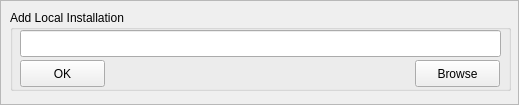
<?xml version="1.0" encoding="UTF-8"?>
<ui version="4.0">
 <class>ServerWindow_AddLocalInstallationDialog</class>
 <widget class="QFrame" name="ServerWindow_AddLocalInstallationDialog">
  <property name="geometry">
   <rect>
    <x>0</x>
    <y>0</y>
    <width>519</width>
    <height>105</height>
   </rect>
  </property>
  <property name="windowTitle">
   <string>Add Local Installation</string>
  </property>
  <property name="frameShape">
   <enum>QFrame::StyledPanel</enum>
  </property>
  <property name="frameShadow">
   <enum>QFrame::Raised</enum>
  </property>
  <widget class="QGroupBox" name="groupBox">
   <property name="geometry">
    <rect>
     <x>10</x>
     <y>10</y>
     <width>501</width>
     <height>81</height>
    </rect>
   </property>
   <property name="title">
    <string>Add Local Installation</string>
   </property>
   <widget class="QLineEdit" name="lineEditAddLocalInstallationPath">
    <property name="geometry">
     <rect>
      <x>10</x>
      <y>20</y>
      <width>481</width>
      <height>27</height>
     </rect>
    </property>
   </widget>
   <widget class="QPushButton" name="pushButtonAddLocalInstallationBrowse">
    <property name="geometry">
     <rect>
      <x>405</x>
      <y>50</y>
      <width>85</width>
      <height>27</height>
     </rect>
    </property>
    <property name="text">
     <string>Browse</string>
    </property>
   </widget>
   <widget class="QPushButton" name="pushButtonAddLocalInstallationOK">
    <property name="geometry">
     <rect>
      <x>10</x>
      <y>50</y>
      <width>85</width>
      <height>27</height>
     </rect>
    </property>
    <property name="text">
     <string>OK</string>
    </property>
   </widget>
  </widget>
 </widget>
 <resources/>
 <connections/>
</ui>
